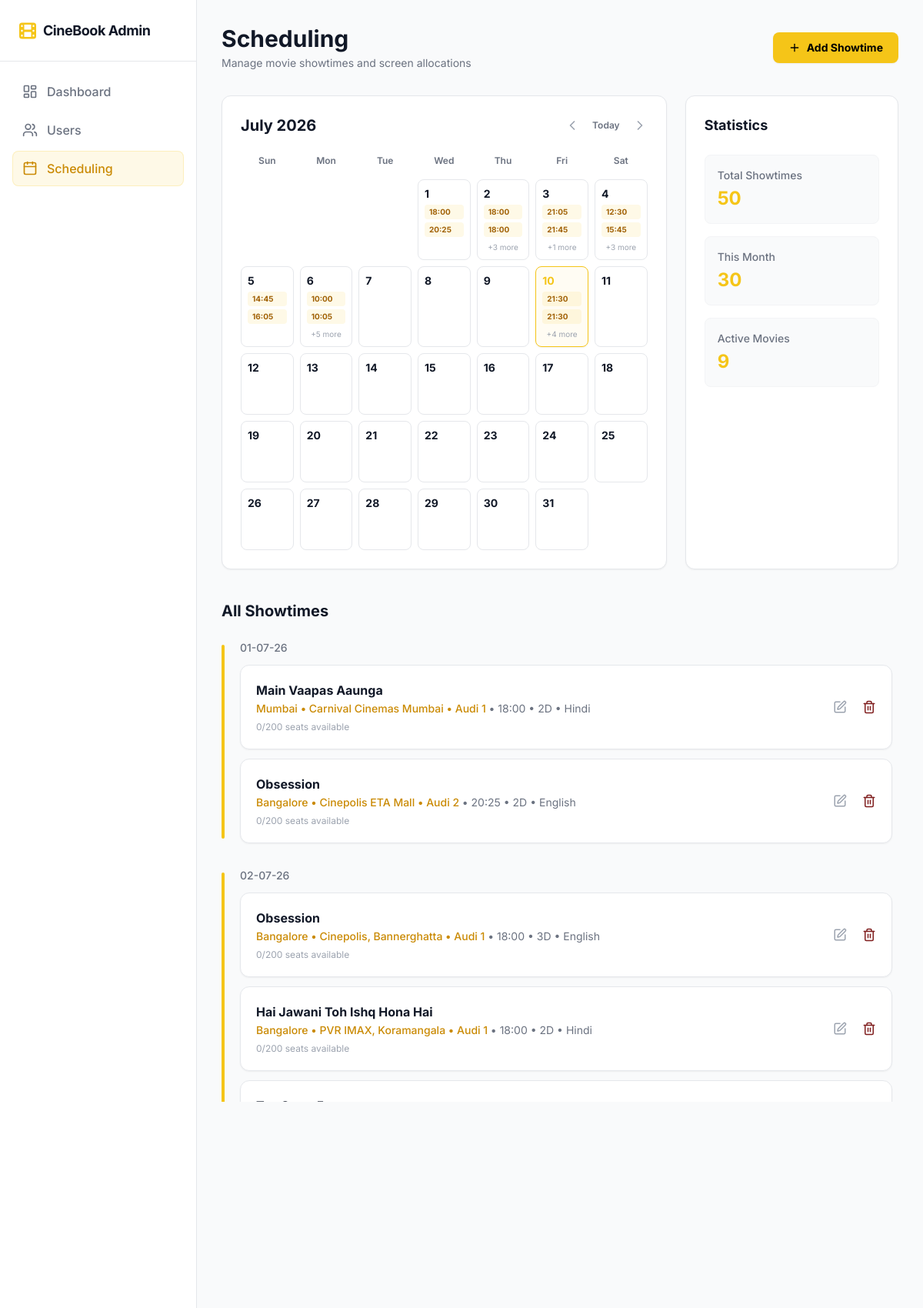
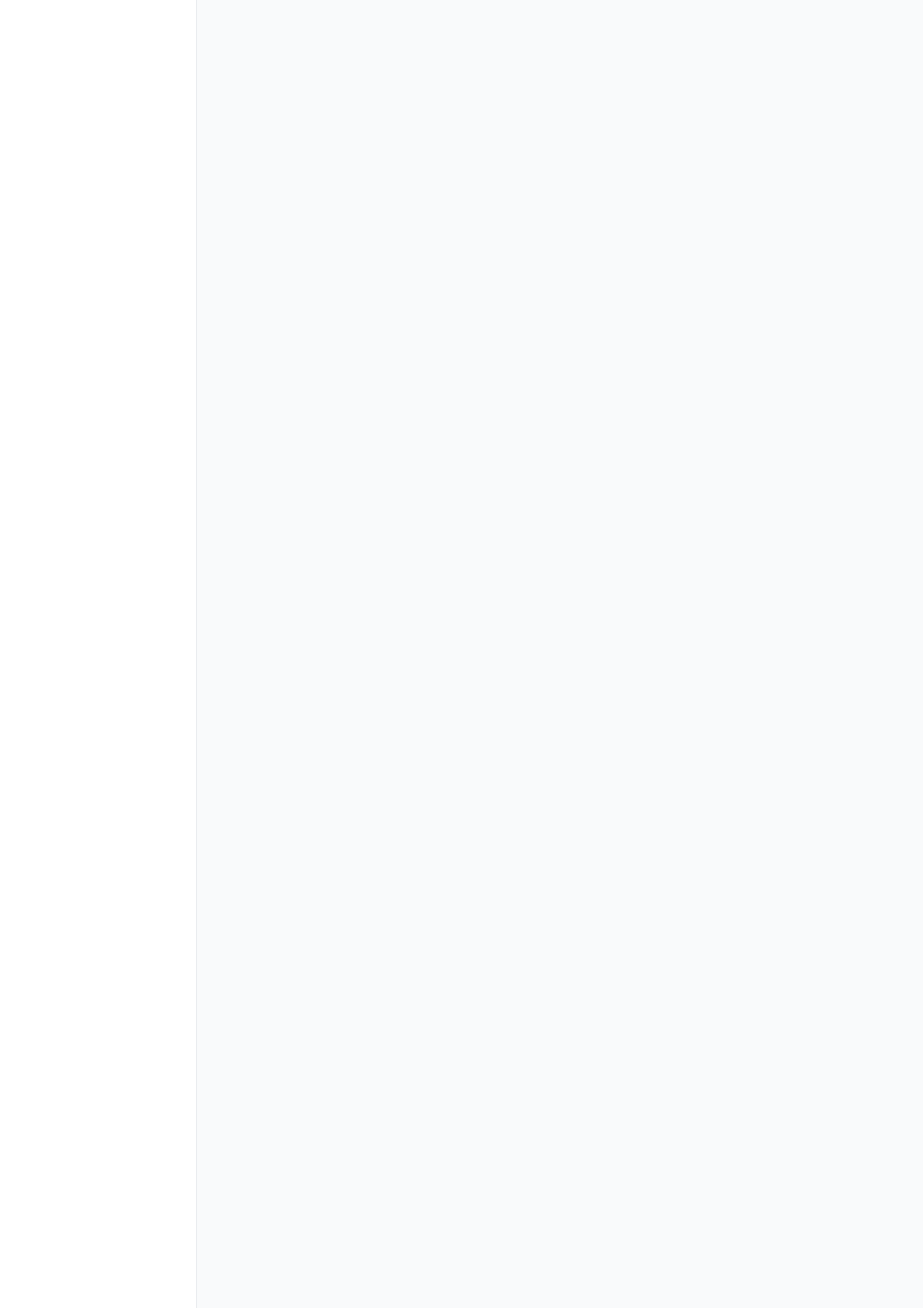
The page /admin/scheduling.php?error=invalidid (upper part) on the database its author committed (2 pictures, top to bottom).
### tables this page shows
CREATE TABLE `showtimes` (
  `id` int(11) NOT NULL,
  `movie_id` int(11) NOT NULL,
  `city` varchar(100) DEFAULT NULL,
  `theater_id` varchar(100) DEFAULT NULL,
  `screen_id` varchar(50) DEFAULT NULL,
  `format` varchar(50) DEFAULT NULL,
  `language` varchar(50) DEFAULT NULL,
  `show_date` date NOT NULL,
  `show_time` time NOT NULL,
  `total_seats` int(11) DEFAULT 0,
  `price_regular` decimal(10,2) DEFAULT NULL,
  `price_premium` decimal(10,2) DEFAULT NULL,
  `price_vip` decimal(10,2) DEFAULT NULL,
  `created_at` timestamp NOT NULL DEFAULT current_timestamp()
);

CREATE TABLE `movies` (
  `id` int(11) NOT NULL,
  `title` varchar(255) NOT NULL,
  `duration` varchar(50) NOT NULL,
  `genre` varchar(255) NOT NULL,
  `language` varchar(255) DEFAULT NULL,
  `certification` varchar(10) DEFAULT NULL,
  `synopsis` text DEFAULT NULL,
  `director` varchar(255) DEFAULT NULL,
  `release_date` varchar(100) DEFAULT NULL,
  `rating` varchar(255) DEFAULT NULL,
  `status` varchar(50) DEFAULT NULL,
  `formats` varchar(255) DEFAULT NULL,
  `trailer_url` varchar(255) DEFAULT NULL,
  `poster_image` varchar(255) DEFAULT NULL,
  `created_at` timestamp NOT NULL DEFAULT current_timestamp(),
  `is_rerelease` tinyint(1) DEFAULT 0
);

### admin/scheduling.php (the view, shortened to what this page needs)
<?php
require_once 'dbconnect.php';
$m = isset($_GET['m']) ? (int)$_GET['m'] : (int)date('n');
$y = isset($_GET['y']) ? (int)$_GET['y'] : (int)date('Y');
$firstDayOfMonth = mktime(0, 0, 0, $m, 1, $y);
$daysInMonth = date('t', $firstDayOfMonth);
$startDayOfWeek = date('w', $firstDayOfMonth);
$monthName = date('F', $firstDayOfMonth);
$prevM = $m - 1; $prevY = $y;
$nextM = $m + 1; $nextY = $y;
$isCurrentMonth = ($m == date('n') && $y == date('Y'));
$todayDate = date('j');
$total_showtimes_query = $conn->query("SELECT COUNT(*) FROM showtimes");
$total_showtimes = $total_showtimes_query ? $total_showtimes_query->fetch_row()[0] : 0;
$month_showtimes_query = $conn->query("SELECT COUNT(*) FROM showtimes WHERE MONTH(show_date) = $m AND YEAR(show_date) = $y");
$month_showtimes = $month_showtimes_query ? $month_showtimes_query->fetch_row()[0] : 0;
$active_movies_query = $conn->query("SELECT COUNT(*) FROM movies WHERE status = 'Now Showing'");
$active_movies = $active_movies_query ? $active_movies_query->fetch_row()[0] : 0;
$calendar_events = [];
$all_showtimes_list = [];
$stmt = $conn->prepare("
    SELECT s.*, m.title as movie_title
    FROM showtimes s
    LEFT JOIN movies m ON s.movie_id = m.id
    WHERE MONTH(s.show_date) = ? AND YEAR(s.show_date) = ?
    ORDER BY s.show_date ASC, s.show_time ASC
");
if ($stmt) {
    $stmt->bind_param("ii", $m, $y);
    $stmt->execute();
    $showtimes_result = $stmt->get_result();
    while ($row = $showtimes_result->fetch_assoc()) {
        $day = (int)date('j', strtotime($row['show_date']));
        $calendar_events[$day][] = $row;
        $all_showtimes_list[] = $row;
    }
}
$grouped_showtimes = [];
foreach ($all_showtimes_list as $showtime) {
    $date_str = date('d-m-y', strtotime($showtime['show_date']));
    $grouped_showtimes[$date_str][] = $showtime;
}
?>
<!DOCTYPE html>
<html lang="en">
<head>
    <script src="https://cdn.tailwindcss.com"></script>
</head>
<body class="bg-gray-50 dark:bg-bgMain text-gray-900 dark:text-gray-100 font-sans flex h-screen overflow-hidden">
    <?php include "sidebar.php"; ?>
    <main class="flex-1 flex flex-col h-screen overflow-hidden">
        <div class="flex-1 overflow-y-auto p-8 custom-scrollbar">
            <header class="flex flex-col sm:flex-row justify-between items-start sm:items-center gap-4 mb-8">
                <div>
                    <h1 class="text-3xl font-bold mb-1 text-gray-900 dark:text-white">Scheduling</h1>
                    <p class="text-gray-500 dark:text-textMuted text-sm">Manage movie showtimes and screen allocations</p>
                </div>
                <a href="add_showtime.php" class="flex items-center gap-2 bg-[#F5C518] hover:bg-yellow-500 text-black px-5 py-2.5 rounded-lg font-bold text-sm transition-colors shadow-sm">
                    <i data-lucide="plus" class="w-4 h-4"></i> Add Showtime
                </a>
            </header>
            <div class="grid grid-cols-1 lg:grid-cols-3 gap-6 mb-10">
                <div class="lg:col-span-2 bg-white dark:bg-bgCard border border-gray-200 dark:border-borderMain rounded-xl p-6 shadow-sm">
                    <div class="flex justify-between items-center mb-6">
                        <h2 class="text-xl font-bold text-gray-900 dark:text-white">
                            <?php echo $monthName . ' ' . $y; ?>
                        </h2>
                        <div class="flex items-center gap-4">
                            <a href="?m=<?php echo $prevM; ?>&y=<?php echo $prevY; ?>" class="text-gray-400 hover:text-gray-900 dark:hover:text-white transition-colors">
                                <i data-lucide="chevron-left" class="w-5 h-5"></i>
                            </a>
                            <a href="?m=<?php echo date('n'); ?>&y=<?php echo date('Y'); ?>" class="text-xs font-semibold text-gray-500 hover:text-brand transition-colors">Today</a>
                            <a href="?m=<?php echo $nextM; ?>&y=<?php echo $nextY; ?>" class="text-gray-400 hover:text-gray-900 dark:hover:text-white transition-colors">
                                <i data-lucide="chevron-right" class="w-5 h-5"></i>
                            </a>
                        </div>
                    </div>
                    <div class="grid grid-cols-7 gap-2">
                        <?php foreach(['Sun', 'Mon', 'Tue', 'Wed', 'Thu', 'Fri', 'Sat'] as $day): ?>
                            <div class="text-center text-xs font-semibold text-gray-500 dark:text-textMuted pb-2"><?php echo $day; ?></div>
                        <?php endforeach; ?>
                        <?php for($i = 0; $i < $startDayOfWeek; $i++): ?>
                            <div class="min-h-[80px]"></div>
                        <?php endfor; ?>
                        <?php for($d = 1; $d <= $daysInMonth; $d++): ?>
                            <?php
                                $isToday = ($isCurrentMonth && $d == $todayDate);
                                $cellClass = $isToday
                                    ? "border-brand bg-brand/5 dark:bg-brand/10 dark:border-brand/40 shadow-sm"
                                    : "border-gray-200 dark:border-borderMain bg-white dark:bg-[#151515] hover:border-gray-300 dark:hover:border-gray-600 transition-colors cursor-pointer";
                                $textClass = $isToday ? "text-brand" : "text-gray-900 dark:text-gray-100";
                            ?>
                            <div class="border rounded-lg min-h-[80px] p-2 flex flex-col gap-1 <?php echo $cellClass; ?>">
                                <span class="text-sm font-bold <?php echo $textClass; ?>"><?php echo $d; ?></span>
                                <?php if (isset($calendar_events[$d])): ?>
                                    <?php
                                        $count = 0;
                                        foreach($calendar_events[$d] as $event):
                                            if ($count < 2):
                                                $time = date('H:i', strtotime($event['show_time']));
                                    ?>
                                        <div class="bg-brand/10 text-yellow-700 dark:text-brand text-[10px] font-bold px-1.5 py-0.5 rounded truncate" title="<?php echo htmlspecialchars($event['movie_title']); ?>">
                                            <?php echo $time; ?>
                                        </div>
                                    <?php
                                            endif;
                                            $count++;
                                        endforeach;
                                        if ($count > 2):
                                    ?>
                                        <div class="text-[10px] text-gray-400 dark:text-textMuted text-center mt-0.5">+<?php echo ($count - 2); ?> more</div>
                                    <?php endif; ?>
                                <?php endif; ?>
                            </div>
                        <?php endfor; ?>
                    </div>
                </div>
                <div class="lg:col-span-1 bg-white dark:bg-bgCard border border-gray-200 dark:border-borderMain rounded-xl p-6 shadow-sm flex flex-col gap-4">
                    <h2 class="text-lg font-bold text-gray-900 dark:text-white mb-2">Statistics</h2>
                    <div class="bg-gray-50 dark:bg-inputBg border border-gray-100 dark:border-borderMain rounded-lg p-4">
                        <div class="text-sm font-medium text-gray-500 dark:text-textMuted mb-1">Total Showtimes</div>
                        <div class="text-2xl font-bold text-brand"><?php echo number_format($total_showtimes); ?></div>
                    </div>
                    <div class="bg-gray-50 dark:bg-inputBg border border-gray-100 dark:border-borderMain rounded-lg p-4">
                        <div class="text-sm font-medium text-gray-500 dark:text-textMuted mb-1">This Month</div>
                        <div class="text-2xl font-bold text-brand"><?php echo number_format($month_showtimes); ?></div>
                    </div>
                    <div class="bg-gray-50 dark:bg-inputBg border border-gray-100 dark:border-borderMain rounded-lg p-4">
                        <div class="text-sm font-medium text-gray-500 dark:text-textMuted mb-1">Active Movies</div>
                        <div class="text-2xl font-bold text-brand"><?php echo number_format($active_movies); ?></div>
                    </div>
                </div>
            </div>
            <div class="flex flex-col max-w-6xl">
                <h2 class="text-xl font-bold text-gray-900 dark:text-white mb-6">All Showtimes</h2>
                <div class="overflow-y-auto max-h-[600px] pr-2 custom-scrollbar flex flex-col gap-8 pb-10">
                    <?php if (!empty($grouped_showtimes)): ?>
                        <?php foreach($grouped_showtimes as $date_str => $shows): ?>
                            <div class="flex relative">
                                <div class="w-1 bg-[#F5C518] rounded-full mr-5 shrink-0 mt-1.5 mb-1.5"></div>
                                <div class="flex-1 flex flex-col min-w-0">
                                    <div class="text-sm font-medium text-gray-500 dark:text-gray-400 mb-3">
                                        <?php echo $date_str; ?>
                                    </div>
                                    <div class="flex flex-col gap-3">
                                        <?php foreach($shows as $showtime): ?>
                                            <?php $display_time = date('H:i', strtotime($showtime['show_time'])); ?>
                                            <div class="bg-white dark:bg-[#141414] border border-gray-200 dark:border-[#222] rounded-xl p-5 flex justify-between items-center group hover:bg-gray-50 dark:hover:bg-[#1a1a1a] transition-colors shadow-sm dark:shadow-none">
                                                <div class="flex flex-col gap-0.5 truncate pr-4">
                                                    <span class="font-bold text-gray-900 dark:text-white text-base truncate">
                                                        <?php echo htmlspecialchars($showtime['movie_title'] ?? 'Unknown Movie'); ?>
                                                    </span>
                                                    <span class="text-sm text-gray-500 dark:text-gray-400 truncate">
                                                        <span class="text-yellow-600 dark:text-[#F5C518] font-medium">
                                                            <?php echo htmlspecialchars($showtime['city'] ?? 'Mumbai'); ?> • <?php echo htmlspecialchars($showtime['theater_id']); ?> • <?php echo htmlspecialchars($showtime['screen_id']); ?>
                                                        </span>
                                                        • <?php echo $display_time; ?> • <?php echo htmlspecialchars($showtime['format']); ?> • <?php echo htmlspecialchars($showtime['language']); ?>
                                                    </span>
                                                    <span class="text-xs text-gray-400 dark:text-gray-500 mt-1">
                                                        0/<?php echo (int)$showtime['total_seats']; ?> seats available
                                                    </span>
                                                </div>
                                                <div class="flex items-center gap-5 shrink-0 pl-2">
                                                    <a href="edit_showtime.php?id=<?php echo $showtime['id']; ?>" class="text-gray-400 hover:text-gray-900 dark:hover:text-white transition-colors" title="Edit Showtime">
                                                        <i data-lucide="edit" class="w-[18px] h-[18px]"></i>
                                                    </a>
                                                    <button onclick="confirmDeleteShowtime(<?php echo $showtime['id']; ?>)" class="text-red-900 dark:text-red-500/80 hover:text-red-600 dark:hover:text-red-500 transition-colors" title="Delete Showtime">
                                                        <i data-lucide="trash-2" class="w-[18px] h-[18px]"></i>
                                                    </button>
                                                </div>
                                            </div>
                                        <?php endforeach; ?>
                                    </div>
                                </div>
                            </div>
                        <?php endforeach; ?>
                    <?php else: ?>
                        <div class="text-center py-10 text-gray-500 dark:text-textMuted bg-white dark:bg-bgCard rounded-xl border border-dashed border-gray-200 dark:border-borderMain">
                            No showtimes scheduled for this month.
                        </div>
                    <?php endif; ?>
                </div>
            </div>
        </div>
    </main>
</body>
</html>

### admin/scheduling.php (style rules this page uses)
body, aside, div, header, input, button, table, tr, td, th { transition: background-color 0.2s, border-color 0.2s, color 0.2s; }

### rows shown on the page
showtimes: show_time "18:00", movie.title "Main Vaapas Aaunga", city "Mumbai", theater "Carnival Cinemas Mumbai", screen "Audi 1", format "2D", language "Hindi", total_seats "200"
showtimes: show_time "20:25", movie.title "Obsession", city "Bangalore", theater "Cinepolis ETA Mall", screen "Audi 2", format "2D", language "English", total_seats "200"
showtimes: show_time "18:00", movie.title "Obsession", city "Bangalore", theater "Cinepolis, Bannerghatta", screen "Audi 1", format "3D", language "English", total_seats "200"
showtimes: show_time "18:00", movie.title "Hai Jawani Toh Ishq Hona Hai", city "Bangalore", theater "PVR IMAX, Koramangala", screen "Audi 1", format "2D", language "Hindi", total_seats "200"
showtimes: show_time "21:05"
showtimes: show_time "21:45"
showtimes: show_time "12:30"
showtimes: show_time "15:45"
showtimes: show_time "14:45"
showtimes: show_time "16:05"
showtimes: show_time "10:00"
showtimes: show_time "10:05"
showtimes: show_time "21:30"
showtimes: show_time "21:30"

### other values the page prints
$monthName "July"
$y "2026"
$day "Sun"
$day "Mon"
$day "Tue"
$day "Wed"
$day "Thu"
$day "Fri"
$day "Sat"
$count - 2 "3"
$count - 2 "1"
$count - 2 "5"
$count - 2 "4"
$total_showtimes "50"
$month_showtimes "30"
